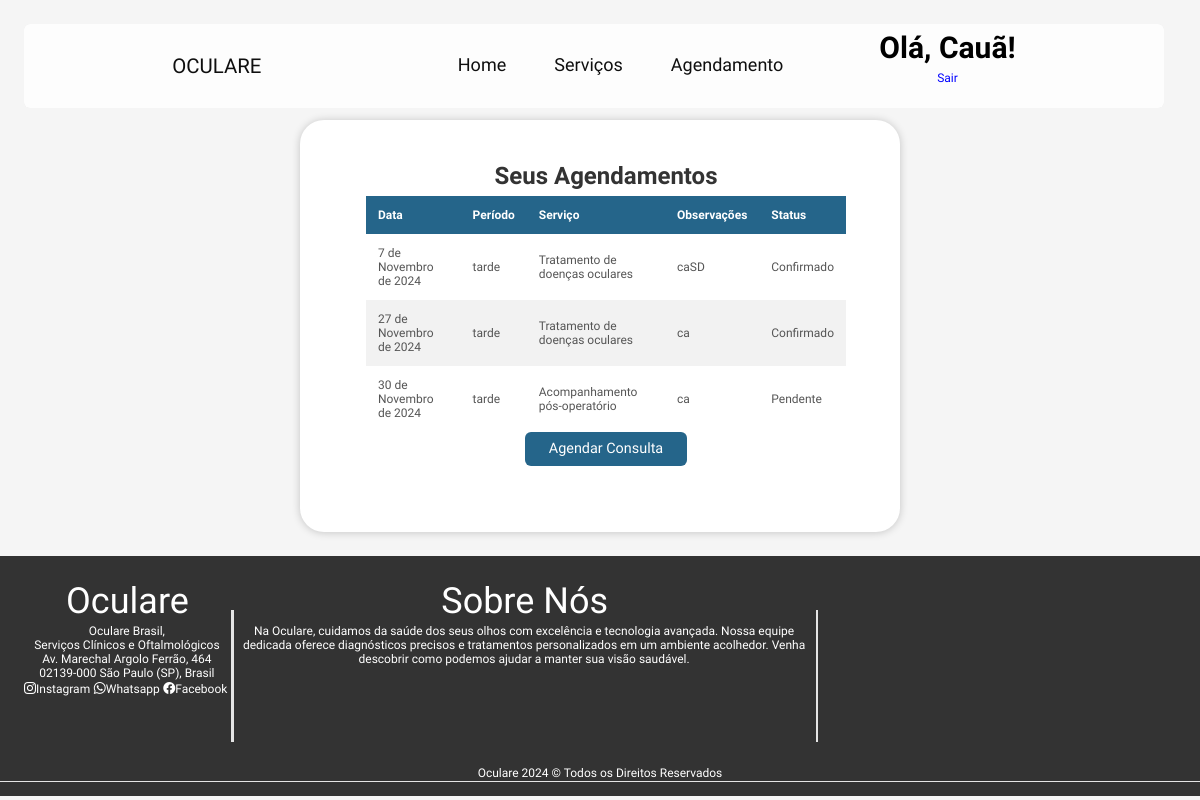
Page /agendamento/ (signed in) on the committed database.
### core/models.py (models this page shows, shortened)
class Agendamento(models.Model):
    STATUS_CHOICES = [
        ('Pendente', 'Pendente'),
        ('Confirmado', 'Confirmado'),
        ('Remarcado', 'Remarcado'),
        ('Recusado', 'Recusado'),
    ]
    cliente = models.ForeignKey(Cadastro, on_delete=models.CASCADE)
    nome = models.CharField(max_length=255)
    cpf = models.CharField(max_length=11)
    telefone = models.CharField(max_length=15)
    email = models.EmailField()
    data = models.DateField()
    servico = models.CharField(max_length=255)
    periodo = models.CharField(max_length=20)
    convenio = models.CharField(max_length=255, blank=True, null=True)
    detalhes_extras = models.TextField(blank=True, null=True)
    status = models.CharField(max_length=10, choices=STATUS_CHOICES, default='Pendente')

### core/views.py (the view, shortened to what this page needs)
# urls.py: path('agendamento/', views.agendamento, name='agendamento'),  # URL para agendamentos
def agendamento(request):
    if 'usuario_id' not in request.session:
        return redirect('login')  # Redireciona para login se o usuário não estiver logado
    usuario_id = request.session['usuario_id']
    usuario = Cadastro.objects.get(id=usuario_id)
    agendamentos = Agendamento.objects.filter(cliente=usuario)
    agendamentos = Agendamento.objects.filter(cliente=usuario).order_by('data')  # Ordena pela data mais próxima
    return render(request, 'core/agendamento.html', {'agendamentos': agendamentos})

### core/templates/core/agendamento.html (shortened to what this page needs)
{% extends 'base.html' %}
{% block unico %}
{% load static %}
<link rel="stylesheet" href="{%static 'css/agend.css'%}">
{% endblock %}
{% block content %}
<div class="agendamento surgimento">
    <div class="fundo">
        <div class="seus_agendamentos">
            <h2>Seus Agendamentos</h2>
            <table>
                <thead>
                    <tr>
                        <th>Data</th>
                        <th>Período</th>
                        <th>Serviço</th>
                        <th>Observações</th>
                        <th>Status</th>
                    </tr>
                </thead>
                <tbody>
                        {% for agendamento in agendamentos %}
                        <tr>
                            <td>{{ agendamento.data }}</td>
                            <td>{{ agendamento.periodo }}</td>
                            <td>{{ agendamento.servico }}</td>
                            <td>{{ agendamento.detalhes_extras }}</td>
                            <td>{{ agendamento.status }}</td>
                        </tr>
                    {% endfor %}
                </tbody>
            </table>
            <button class="botao-agendar" onclick="mostrarFormulario()">Agendar Consulta</button>
        </div>
    </div>
</div>
{% endblock %}

### core/templates/base.html (shortened to what this page needs)
<!DOCTYPE html>
<html lang="pt-br">
<head>
    {% load static %}
    <link rel="stylesheet" href="{% static 'css/base.css' %}">
    <link rel="stylesheet" href="https://cdn.jsdelivr.net/npm/bootstrap-icons@1.11.3/font/bootstrap-icons.min.css">
    {% block unico %}
    {% endblock %}
</head>
<body>
    <center>
        <header id="main-header">
            <div class="opç">
                <a href="{% url 'home' %}" class="logo">OCULARE</a>
                <ul>
                    <li><a href="{% url 'home' %}" class="home">Home</a></li>
                    <li class="dropdown">
                        <a class="servicos">Serviços</a>
                    </li>
                    <li><a href="{% url 'agendamento' %}" class="agend">Agendamento</a></li>
                    <li>
                        {% if request.session.usuario_nome %}
        <h1 class="usuario_nome">Olá,
            {% if request.session.usuario_nome|length > 7 %}
                {{ request.session.usuario_nome.split.0|slice:":4" }}!
            {% else %}
                {{ request.session.usuario_nome.split.0 }}!
            {% endif %}
        </h1>
        <form method="post" action="{% url 'logout' %}">
            <button type="submit" class="sair">Sair</button>
        </form>
    {% elif request.user.is_authenticated %}
        <h1 class="usuario_nome">Olá, {{ request.user.username.split.0 }}!</h1>
        <form method="post" action="{% url 'logout' %}">
            {% csrf_token %}
            <button type="submit" class="sair">Sair</button>
        </form>
    {% endif %}
                    </li>
                        </header>
    </center>
    {% block content %}
    {% endblock %}
    <footer>
        <div class="espac"></div>
        <div class="geral">
            <div class="aps">
                <p class="title">Oculare</p>
                <div class="escrit">
                    Oculare Brasil, <br>
                    Serviços Clínicos e Oftalmológicos <br>
                    Av. Marechal Argolo Ferrão, 464 <br>
                    02139-000 São Paulo (SP), Brasil
                </div>
                <div class="geralapp">
                    <div class="app">
                        <i class="bi bi-instagram"></i>
                        <p class="escrit">Instagram</p>
                    </div>
                    <div class="app">
                        <i class="bi bi-whatsapp"></i>
                        <p class="escrit">Whatsapp</p>
                    </div>
                    <div class="app">
                        <i class="bi bi-facebook"></i>
                        <p class="escrit">Facebook</p>
                    </div>
                </div>
            </div>
            <div class="vertical"></div>
            <div class="sobren">
                <div class="title">Sobre Nós</div>
                <p class="escrit">Na Oculare, cuidamos da saúde dos seus olhos com excelência e tecnologia avançada.
                    Nossa equipe dedicada oferece diagnósticos precisos e tratamentos personalizados em um ambiente acolhedor. Venha descobrir como podemos ajudar a manter sua visão saudável.
                </p>
            </div>
            <div class="loc">
                <iframe
                    src="https://www.google.com/maps/embed?pb=!1m18!1m12!1m3!1d3658.9662695813868!2d-46.57660954386719!3d-23.49772439751406!2m3!1f0!2f0!3f0!3m2!1i1024!2i768!4f13.1!3m3!1m2!1s0x94ce5f67b6be6757%3A0x66c33cb3a8aa0cdf!2sAv.%20Marechal%20Argolo%20Ferr%C3%A3o%2C%20464%20-%20Vila%20Sabrina!5e0!3m2!1spt-BR!2sbr!4v1727804604064!5m2!1spt-BR!2sbr"
                    width="600" height="450" style="border:0;" allowfullscreen="" loading="lazy"
></iframe>
            </div>
        </div>
        <center>
            <p class="direitos">Oculare 2024 © Todos os Direitos Reservados</p>
        </center>
    </footer>
</body>
</html>

### core/static/css/base.css (style rules this page uses)
html { margin: 0; padding: 0; width: 100%; height: 100%; overflow: hidden; overflow-y:scroll; }
* { max-width: 101vw; margin: 0; padding: 0; font-family: "Schibsted Grotesk", sans-serif; }
html, body { height: 100%; margin: 0; padding: 0; }
header { background-color: rgba(255, 255, 255, 0.781); width: 95vw; height: 7vw; box-shadow: 0 0 0.01vw 0 rgba(0, 0, 0, 0.1); position: fixed; top: 2vw; left: 2vw; right: 0; z-index: 1000; transition: 0.5s ease; border-radius: 0.5vw; }
.opç { display: flex; justify-content: space-evenly; }
ul { list-style-type: none; display: flex; justify-content: space-between; }
.logo { font-size: 1.7vw; }
li { position: relative; float: left; margin-left: 2vw; }
li a { color: rgb(0, 0, 0); background: none; border: none; cursor: pointer; text-decoration: none; display: flex; margin-left: 2vw; font-size: 1.5vw; }
header a { color: rgb(15, 15, 15); margin-top: 2.5vw; text-decoration: none; }
.usuario_nome { margin-top: 0.5vw; font-size: 2.5vw; margin-left: 6vw; }
.sair { background:none; border:none; color:blue; cursor:pointer; margin-top: 0.5vw; font-size: 1vw; margin-left: 6vw; }
footer { width: 2vw; height: 20vw; position: relative; width: 100%; background-color: #333; color: white; text-align: center; bottom: 0; }
.espac { width: auto; height: 1vw; }
.geral { margin-top: 1vw; margin-left: 2vw; display: flex; justify-content: space-between; }
.title { margin-bottom: 0.2vw; font-size: 3vw; color: white; }
.geralapp { display: flex; margin-top: 0.15vw; }
.app { display: flex; color: rgb(255, 255, 255); cursor: pointer; margin-right: 0.2vw; }
i { font-size: 1vw; }
.escrit { margin-right: 0.1vw; cursor: pointer; color: white; font-size: 1vw; }
.direitos { margin-top: 0.18vw; font-size: 1vw; color: rgb(255, 255, 255); }
.vertical { width: 0.5vw; height: 11vw; background-color: rgba(255, 255, 255, 0.875); margin-top: 2.5vw; }
iframe { width: 30vw; bottom: 0; height: 15vw; margin-right: 2vw; }
.surgimento { opacity: 0; transform: scale(0.8); transition: opacity 1.5s ease, transform 1.5s ease; }
.surgimento.visivel { opacity: 1; transform: scale(1); }

### core/static/css/agend.css (style rules this page uses)
.agendamento { display: flex; justify-content: center; align-items: center; margin: 0; }
body { font-family: Arial, sans-serif; margin: 0; padding: 0; background-color: #f5f5f5; }
.fundo { display: inline-block flex; padding: 5vw; font-size: 1vw; background-color: rgb(255, 255, 255) ; width: 40%; height: calc(auto + 4vw); border-radius: 2vw; margin-top: 10vw; box-shadow: 0 0.04vw 8px rgba(0, 0, 0, 0.2); }
footer { position: relative; margin-top: 2vw; }
.seus_agendamentos { display:block; }
.seus_agendamentos { width: 100%; margin: 0 auto; text-align: center; padding: 0.5vw; border-radius:0.08vw; }
.seus_agendamentos h2 { font-size: 2vw; margin-top: -2vw; margin-bottom: 0.5vw; color: #333; }
.seus_agendamentos table { width: 100%; border-collapse: collapse; }
.seus_agendamentos th, .seus_agendamentos td { padding: 1vw 1vw; font-size: 1vw; text-align: left; }
.seus_agendamentos th { background-color: #25658a; color: white; font-weight: bold; }
.seus_agendamentos tbody tr:nth-child(even) { background-color: #f2f2f2; }
.seus_agendamentos td { color: #555; }
.botao-agendar { background-color: #25658a; color: white; padding: 0.7vw 2vw; font-size: 1.2vw; border: none; border-radius: 0.5vw; cursor: pointer; transition: background-color 0.3s }

### rows in the picture
Agendamento: data "7 de Novembro de 2024", periodo "tarde", servico "Tratamento de doenças oculares", detalhes_extras "caSD", status "Confirmado"
Agendamento: data "27 de Novembro de 2024", periodo "tarde", servico "Tratamento de doenças oculares", detalhes_extras "ca", status "Confirmado"
Agendamento: data "30 de Novembro de 2024", periodo "tarde", servico "Acompanhamento pós-operatório", detalhes_extras "ca", status "Pendente"

### other values in the picture
{{ request.session.usuario_nome.split.0|slice:":4" }} "Cauã"
